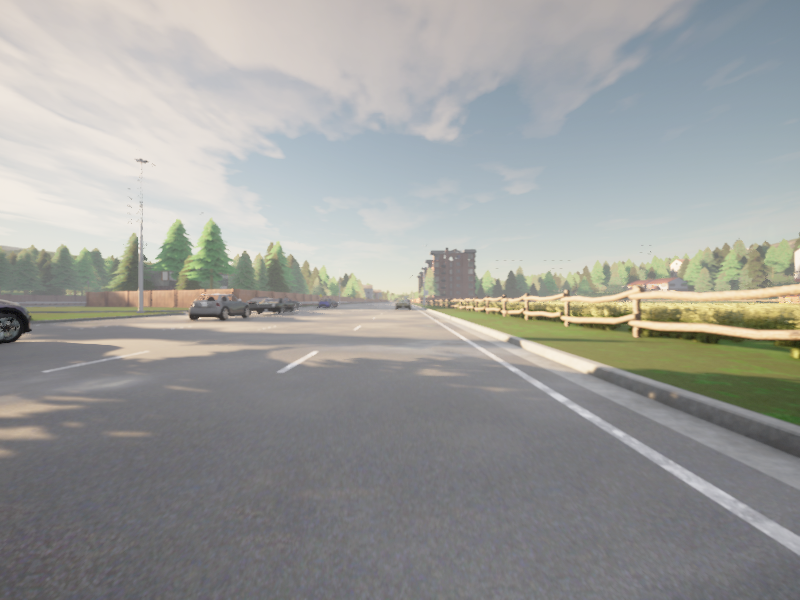
#> input picture server/data_aug/aug_strategy/1.png, 800 x 600 px
$ python FogStrategy.py
#> lines starting #> are read from the running program, lines starting #| are printed output that depends on the picture
#> further down, img is the input picture: PIL image 800x600 RGB; mean R, G, B 157.1, 158, 155.5
### server/data_aug/aug_strategy/ops.py
"""
Common image operations

Reference: https://github.com/hendrycks/robustness
Hacked together for STR by: Rowel Atienza
"""

import cv2
import numpy as np
from scipy.ndimage import zoom as scizoom


# [26 lines left out: functions clipped_zoom, disk, not called in this run]


# modification of https://github.com/FLHerne/mapgen/blob/master/diamondsquare.py
def plasma_fractal(mapsize=256, wibbledecay=3, rng=None):
    """
    Generate a heightmap using diamond-square algorithm.
    Return square 2d array, side length 'mapsize', of floats in range 0-255.
    'mapsize' must be a power of two.
    """
    assert (mapsize & (mapsize - 1) == 0)
    maparray = np.empty((mapsize, mapsize), dtype=np.float_)
    maparray[0, 0] = 0
    stepsize = mapsize
    wibble = 100
    if rng is None:
        rng = np.random.default_rng()

    def wibbledmean(array):
        return array / 4 + wibble * rng.uniform(-wibble, wibble, array.shape)

    def fillsquares():
        """For each square of points stepsize apart,
           calculate middle value as mean of points + wibble"""
        cornerref = maparray[0:mapsize:stepsize, 0:mapsize:stepsize]
        squareaccum = cornerref + np.roll(cornerref, shift=-1, axis=0)
        squareaccum += np.roll(squareaccum, shift=-1, axis=1)
        maparray[stepsize // 2:mapsize:stepsize, stepsize // 2:mapsize:stepsize] = wibbledmean(squareaccum)

    def filldiamonds():
        """For each diamond of points stepsize apart,
           calculate middle value as mean of points + wibble"""
        drgrid = maparray[stepsize // 2:mapsize:stepsize, stepsize // 2:mapsize:stepsize]
        ulgrid = maparray[0:mapsize:stepsize, 0:mapsize:stepsize]
        ldrsum = drgrid + np.roll(drgrid, 1, axis=0)
        lulsum = ulgrid + np.roll(ulgrid, -1, axis=1)
        ltsum = ldrsum + lulsum
        maparray[0:mapsize:stepsize, stepsize // 2:mapsize:stepsize] = wibbledmean(ltsum)
        tdrsum = drgrid + np.roll(drgrid, 1, axis=1)
        tulsum = ulgrid + np.roll(ulgrid, -1, axis=0)
        ttsum = tdrsum + tulsum
        maparray[stepsize // 2:mapsize:stepsize, 0:mapsize:stepsize] = wibbledmean(ttsum)

    while stepsize >= 2:
        fillsquares()
        filldiamonds()
        stepsize //= 2
        wibble /= wibbledecay

    maparray -= maparray.min()
    return maparray / maparray.max()

### server/data_aug/aug_strategy/FogStrategy.py
import math
from io import BytesIO

import cv2
import numpy as np
from PIL import Image, ImageOps, ImageDraw
from pkg_resources import resource_filename

from data_aug.tools.file_tools import get_all_camera_ph
from .ops import plasma_fractal

import random


# 阴影扩增
def fog_aug(task_obj, config_obj, target_dir):
    print('--------------------------------------0')
    # 是否分别对不同车辆数据进行扩增
    separate_flag = config_obj.separate_flag

    file_list = get_all_camera_ph(target_dir, separate_flag)

    default_flag = config_obj.default_flag
    aug_para = config_obj.aug_para

    fog = Fog()


    for file in file_list:
        # 使用默认参数
        if (default_flag):
            img = Image.open(file)
            img = fog(img, mag=0, prob=1)
            # 保存输出图像
            img.save(file)
        else:
            img = Image.open(file)
            img = fog(img, mag=aug_para, prob=1)
            # 保存输出图像
            img.save(file)

class Fog:
    def __init__(self, rng=None):
        self.rng = np.random.default_rng() if rng is None else rng

    def __call__(self, img, mag=-1, prob=1.):
#> called with mag = 2, prob = 1
        if self.rng.uniform(0, 1) > prob:
            return img

        w, h = img.size
#> w = 800; h = 600
        c = [(1.5, 2), (3.5, 2.6), (6.5, 5.7)]
        if mag < 0 or mag >= len(c):
            index = self.rng.integers(0, len(c))
        else:
            index = mag
        c = c[index]

        n_channels = len(img.getbands())
#> n_channels = 3
        isgray = n_channels == 1
#> isgray = False

        img = np.asarray(img) / 255.
#> img: shape (600, 800, 3) float64
        max_val = img.max()
#> max_val = 0.992
        # Make sure fog image is at least twice the size of the input image
        max_size = 2 ** math.ceil(math.log2(max(w, h)) + 1)
#> max_size = 2048
        fog = c[0] * plasma_fractal(mapsize=max_size, wibbledecay=c[1], rng=self.rng)[:h, :w][..., np.newaxis]
        # x += c[0] * plasma_fractal(wibbledecay=c[1])[:224, :224][..., np.newaxis]
        # return np.clip(x * max_val / (max_val + c[0]), 0, 1) * 255
        if isgray:
            fog = np.squeeze(fog)
        else:
            fog = np.repeat(fog, 3, axis=2)

        img += fog
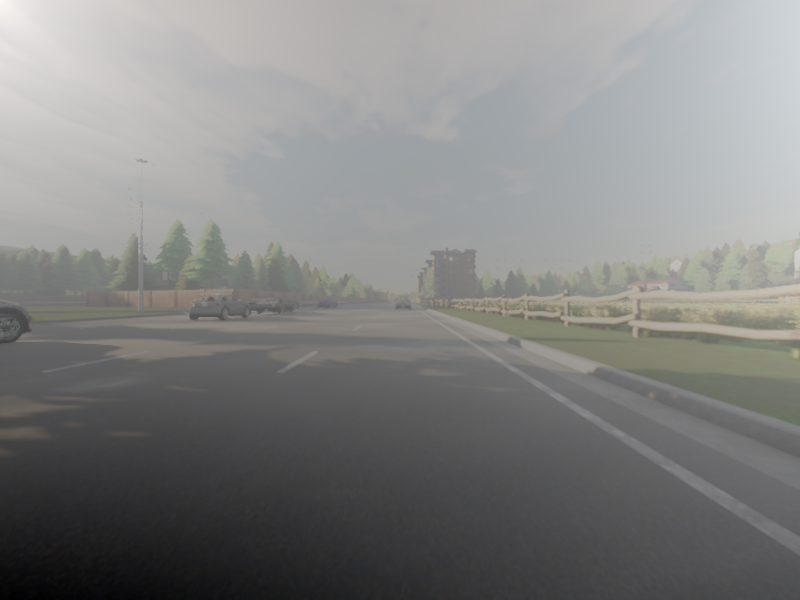
#> img: shape (600, 800, 3) float64; mean of channels 0, 1, 2 4.86, 4.87, 4.86; drawn with min black and max white
        img = np.clip(img * max_val / (max_val + c[0]), 0, 1) * 255
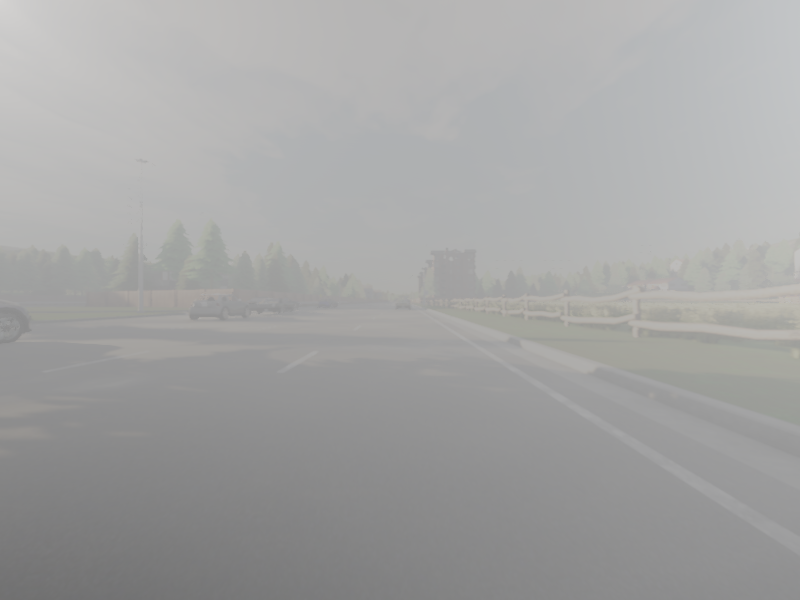
#> img: shape (600, 800, 3) float64; mean of channels 0, 1, 2 164.2, 164.3, 163.9; drawn as R, G, B
        return Image.fromarray(img.astype(np.uint8))


def random_half_list(lst):
    half_length = len(lst) // 2
    random.shuffle(lst)
    new_lst = lst[:half_length]
    return new_lst


if __name__ == '__main__':
    img = Image.open('1.png')
    fog = Fog()

    img = fog(img, mag=2, prob=1)
    # 保存输出图像
    img.save('1_fog.png')

    # 示例用法
    my_list = ['apple', 'banana', 'cherry', 'date', 'elderberry', 'fig', 'grape']
    new_list = random_half_list(my_list)
    print(new_list)
